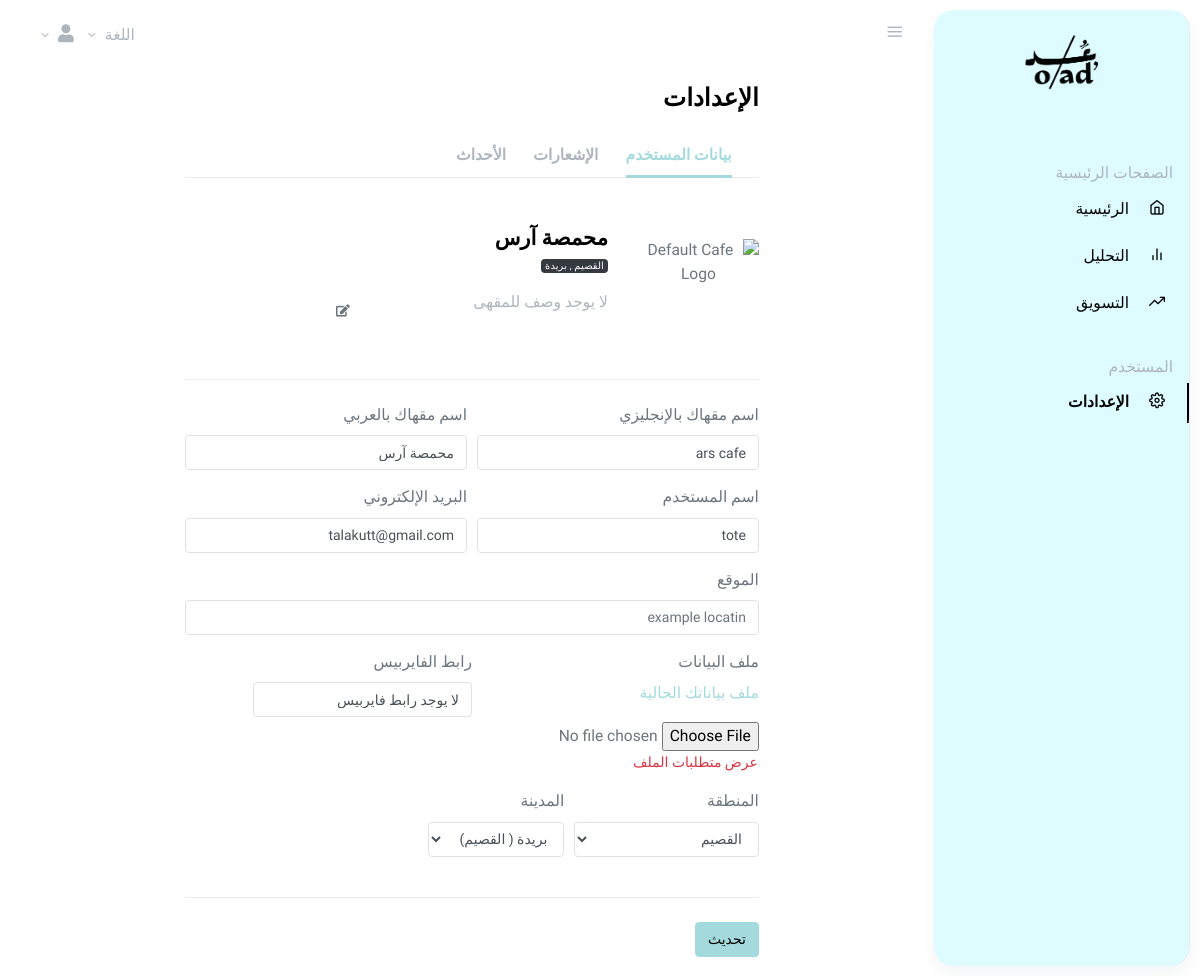
Page /ar/auth/mysettings/ (signed in) on the earlier database version.
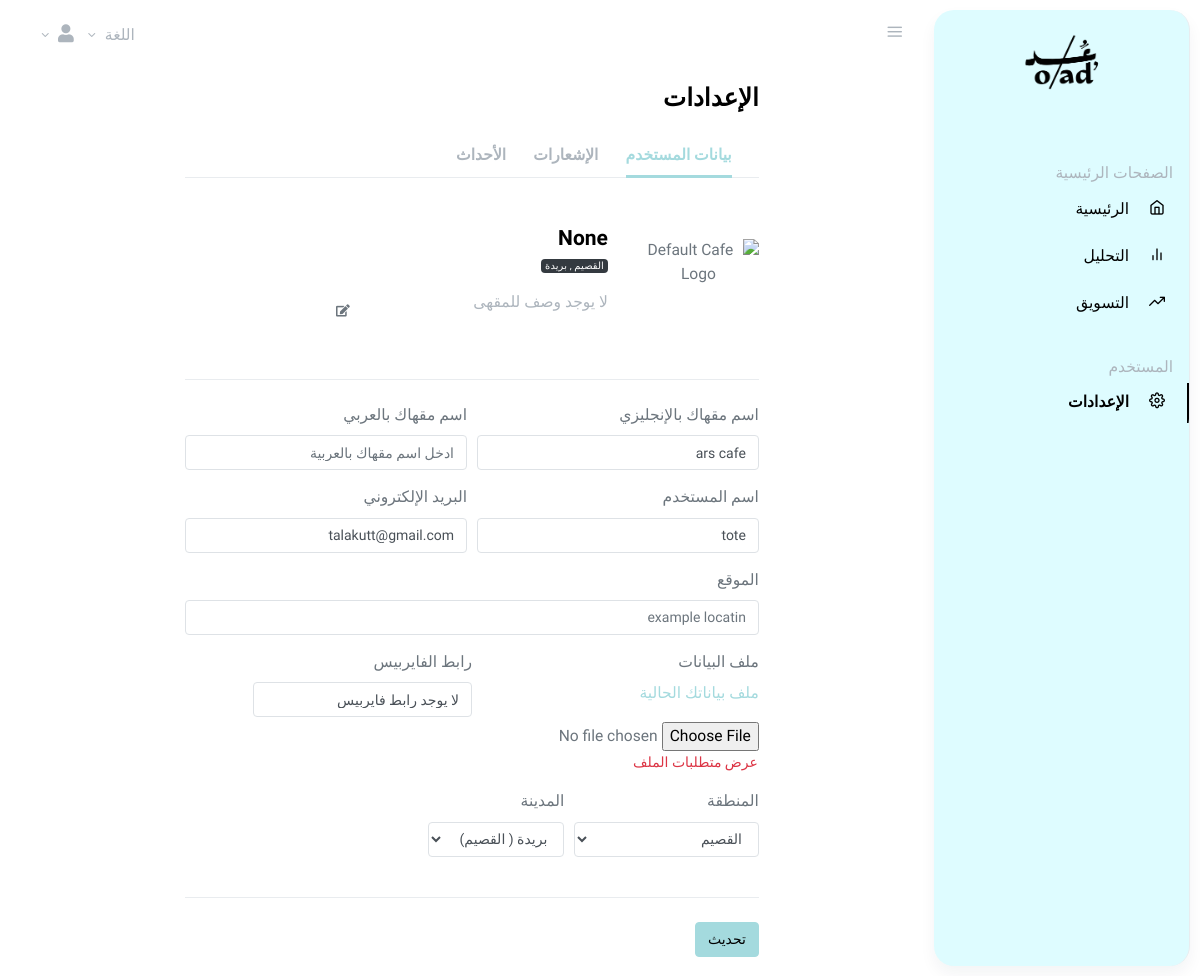
Same page on the later database version.
### authentication/models.py (models this page shows, shortened)
class UserProfile(models.Model):
    class Meta:
        db_table = 'authentication_userprofile'
    PENDING = 0
    ACCEPTED = 1
    DENIED = 2
    STATUS_CHOICES = [
        (PENDING, 'Pending'),
        (ACCEPTED, 'Accepted'),
        (DENIED, 'Denied'),
    ]
    user = models.OneToOneField(User, on_delete=models.CASCADE)  # Links to User model
    cafe_name = models.CharField(max_length=255)  # Cafe name
    cafe_name_ar = models.CharField(max_length=255,blank=True, null=True)  # Cafe name in arabic
    data_file = models.FileField(upload_to='static/uploads/' )  # Upload CSV or any file
    firebase_config = models.URLField(blank=True, null=True)  # Firebase Config link
    status = models.IntegerField(choices=STATUS_CHOICES, default=PENDING)  # Default to pending
    location = models.CharField(max_length=255, default='Filler' )
    area = models.ForeignKey(Area, on_delete=models.CASCADE)
    city = models.ForeignKey(City, on_delete=models.CASCADE)
    social_media_link = models.URLField(blank=True, null=True)
    cafe_description = models.TextField(blank=True, null=True)
    cafe_logo = models.ImageField(upload_to='static/logos/', blank=True, null=True)
    last_updated = models.DateTimeField(auto_now=True)

class Area(models.Model):
    class Meta:
        db_table = 'authentication_area'
    name = models.CharField(max_length=255, unique=True)
    def __str__(self):
        return self.name

class City(models.Model):
    class Meta:
        db_table = 'authentication_city'
    name = models.CharField(max_length=255)
    area = models.ForeignKey(Area, on_delete=models.CASCADE, related_name="cities")
    def __str__(self):
        return f"{self.name} ({self.area.name})"

### authentication/decorators.py (the view, shortened to what this page needs)
        def wrapper_func(request, *args, **kwargs):
            user_profile = getattr(request.user, 'userprofile', None)
            if request.user.groups.exists():
                user_group = request.user.groups.all()[0].name
                if user_group in allowed_roles:
                    return view_func(request, *args, **kwargs)
            return redirect('login_page')  # Redirect non-logged-in users to login

### authentication/forms.py (shortened to what this page needs)
class UserUpdateForm(UserChangeForm):
    password=None # for security we hide it
    email = forms.EmailField(required=True)
    class Meta:
        model = User
        fields = ['username', 'email']

### authentication/templatetags/auth_filters.py (called while the page is built)
@register.filter
def add_class(value, arg):
    return value.as_widget(attrs={'class': arg})

### authentication/views.py (called while the page is built)
@login_required
@allowed_users(allowed_roles=['admins', 'normal_user'])
def settings_view(request):
    user_profile = get_object_or_404(UserProfile, user=request.user)
    areas = Area.objects.all()
    cities = City.objects.all()
    form = UserProfileForm(instance=user_profile)
    user_form = UserUpdateForm(instance=request.user)
    form_event = EventForm()
    user_events = Event.objects.filter(user=user_profile) # user event
    admin_events = Event.objects.filter(user__isnull=True)  # admin event
    return render(request, 'profile/settings_view.html', {
        'user': user_profile,
        'areas': areas,
        'cities': cities,
        'form': form,
        'user_form': user_form,
        'form_event': form_event,
        'events': user_events,
        'admin_events': admin_events,
    })

### templates/profile/settings_view.html (shortened to what the changed rows need)
{% extends "base.html" %}
{% load static %}
{% load i18n %}
{% load auth_filters %}
{% block content %}
<link rel="stylesheet" href="https://cdnjs.cloudflare.com/ajax/libs/toastr.js/latest/toastr.min.css">
<link href="https://cdnjs.cloudflare.com/ajax/libs/font-awesome/5.15.4/css/all.min.css" rel="stylesheet">
<main role="main" class="main-content">
  <div class="container-fluid">
    <div class="row justify-content-center">
      <div class="col-12 col-lg-10 col-xl-8">
        <h2 class="h3 mb-4 page-title">{% trans 'Settings' %}</h2>
        <div class="tab-content" id="myTabContent">
          <div class="tab-pane fade show active" id="home" role="tabpanel" aria-labelledby="home-tab">
            <form method="POST" enctype="multipart/form-data" action="{% url 'settings_update' %}">
              <div class="row mt-5 align-items-center">
                <div class="col">
                  <div class="row align-items-center">
                    <div class="col-md-7">
                      {% if request.LANGUAGE_CODE == 'ar' %}
                        <h4 class="mb-1">{{ user.cafe_name_ar }}</h4>
                      {% else %}
                        <h4 class="mb-1">{{ user.cafe_name }}</h4>
                      {% endif %}
                      <p class="small mb-3"><span class="badge badge-dark">{{ user.area }} , {{ user.city.name }}</span></p>
                    </div>
                  </div>
                      {% trans "No cafe description available." as description_default_text %}
                </div>
              </div>
              <div class="form-row">
                <div class="form-group col-md-6">
                  <label for="cafe_name">{% trans 'Your cafe name in English' %}</label>
                  {{ form.cafe_name }}
                </div>
                <div class="form-group col-md-6">
                  <label for="cafe_name_ar">{% trans 'Your cafe name in Arabic' %}</label>
                  {{ form.cafe_name_ar }}
                </div>
              </div>
              <div class="form-group">
                <label for="inputAddress5">{% trans 'Address' %}</label>
                {{ form.location }}
              </div>
              <div class="form-row">
                <div class="form-group">
                  <label for="firebase_link">{% trans 'Firebase Link' %}</label>
                  {% trans "No firbase link available." as firebase_default_text %}
                  <input type="link" class="form-control" id="firebase_link" name="firebase_link" value="{{ user.firebase_config|default:firebase_default_text }}">
                </div>
                <div class="form-group col-md-4">
                  <label for="inputState5">{% trans 'Area' %}</label>
                  {{ form.area }}
                </div>
                <div class="form-group col-md-3">
                  <label for="inputCity">{% trans 'City' %}</label>
                  {{ form.city }}
                </div>
              </div>
            </form>
          </div>
        </div>
      </div>
    </div>
  </div>
</main>
{% endblock %}

Differences in the rows shown:
changed UserProfile "ars cafe": cafe_name_ar "محمصة آرس" → "None"; cafe_name_ar "محمصة آرس" → (not shown)
